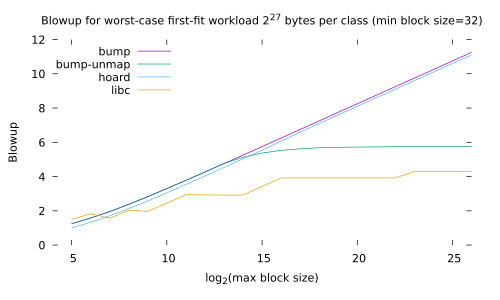

Write gnuplot code to recreate this figure.
#!/usr/bin/gnuplot -persist
#
#    
#    	G N U P L O T
#    	Version 5.4 patchlevel 2    last modified 2021-06-01 
#    
#    	Copyright (C) 1986-1993, 1998, 2004, 2007-2021
#    	Thomas Williams, Colin Kelley and many others
#    
#    	gnuplot home:     http://www.gnuplot.info
#    	faq, bugs, etc:   type "help FAQ"
#    	immediate help:   type "help"  (plot window: hit 'h')
set terminal pdfcairo  transparent enhanced fontscale 0.5 size 5.00in, 3.00in 
set output 'boom-ffworst-2to27.pdf'
unset clip points
set clip one
unset clip two
unset clip radial
set errorbars front 1.000000 
unset border
set zdata 
set ydata 
set xdata 
set y2data 
set x2data 
set boxwidth
set boxdepth 0
set style fill  empty border
set style rectangle back fc  bgnd fillstyle   solid 1.00 border lt -1
set style circle radius graph 0.02 
set style ellipse size graph 0.05, 0.03 angle 0 units xy
set dummy x, y
set format x "% h" 
set format y "% h" 
set format x2 "% h" 
set format y2 "% h" 
set format z "% h" 
set format cb "% h" 
set format r "% h" 
set ttics format "% h"
set timefmt "%d/%m/%y,%H:%M"
set angles radians
set tics back
unset grid
unset raxis
set theta counterclockwise right
set style parallel front  lt black linewidth 2.000 dashtype solid
set key on
set key fixed left top vertical Right noreverse enhanced autotitle nobox
set key noinvert samplen 4 spacing 1 width 0 height 0 
set key maxcolumns 0 maxrows 0
set key noopaque
unset label
unset arrow
unset style line
unset style arrow
set style histogram clustered gap 2 title textcolor lt -1
unset object
unset walls
set style textbox  transparent margins  1.0,  1.0 border  lt -1 linewidth  1.0
set offsets 0, 0, 0, 0
set pointsize 1
set pointintervalbox 1
set encoding default
unset polar
unset parametric
unset spiderplot
unset decimalsign
unset micro
unset minussign
set view 60, 30, 1, 1
set view azimuth 0
set rgbmax 255
set samples 100, 100
set isosamples 10, 10
set surface 
unset contour
set cntrlabel  format '%8.3g' font '' start 5 interval 20
set mapping cartesian
set datafile separator whitespace
set datafile nocolumnheaders
unset hidden3d
set cntrparam order 4
set cntrparam linear
set cntrparam levels 5
set cntrparam levels auto
set cntrparam firstlinetype 0 unsorted
set cntrparam points 5
set size ratio 0 1,1
set origin 0,0
set style data points
set style function lines
unset xzeroaxis
unset yzeroaxis
unset zzeroaxis
unset x2zeroaxis
unset y2zeroaxis
set xyplane relative 0.5
set tics scale  1, 0.5, 1, 1, 1
set mxtics default
set mytics default
set mztics default
set mx2tics default
set my2tics default
set mcbtics default
set mrtics default
set nomttics
set xtics border in scale 1,0.5 mirror norotate  autojustify
set xtics  norangelimit autofreq 
set ytics border in scale 1,0.5 mirror norotate  autojustify
set ytics  norangelimit autofreq 
set ztics border in scale 1,0.5 nomirror norotate  autojustify
set ztics  norangelimit autofreq 
unset x2tics
unset y2tics
set cbtics border in scale 1,0.5 mirror norotate  autojustify
set cbtics  norangelimit autofreq 
set rtics axis in scale 1,0.5 nomirror norotate  autojustify
set rtics  norangelimit autofreq 
unset ttics
set title "Blowup for worst-case first-fit workload 2^{27} bytes per class (min block size=32)" 
set title  font "" textcolor lt -1 norotate
set timestamp bottom 
set timestamp "" 
set timestamp  font "" textcolor lt -1 norotate
set trange [ * : * ] noreverse nowriteback
set urange [ * : * ] noreverse nowriteback
set vrange [ * : * ] noreverse nowriteback
set xlabel "log_2(max block size)" 
set xlabel  font "" textcolor lt -1 norotate
set x2label "" 
set x2label  font "" textcolor lt -1 norotate
set xrange [ 4 : 26 ] noreverse writeback
set x2range [ * : * ] noreverse writeback
set ylabel "Blowup" 
set ylabel  font "" textcolor lt -1 rotate
set y2label "" 
set y2label  font "" textcolor lt -1 rotate
set yrange [ * : * ] noreverse writeback
set y2range [ * : * ] noreverse writeback
set zlabel "" 
set zlabel  font "" textcolor lt -1 norotate
set zrange [ * : * ] noreverse writeback
set cblabel "" 
set cblabel  font "" textcolor lt -1 rotate
set cbrange [ * : * ] noreverse writeback
set rlabel "" 
set rlabel  font "" textcolor lt -1 norotate
set rrange [ * : * ] noreverse writeback
unset logscale
unset jitter
set zero 1e-08
set lmargin  -1
set bmargin  -1
set rmargin  -1
set tmargin  -1
set locale "en_US.UTF-8"
set pm3d explicit at s
set pm3d scansautomatic
set pm3d interpolate 1,1 flush begin noftriangles noborder corners2color mean
set pm3d clip z 
set pm3d nolighting
set palette positive nops_allcF maxcolors 0 gamma 1.5 color model RGB 
set palette rgbformulae 7, 5, 15
set colorbox default
set colorbox vertical origin screen 0.9, 0.2 size screen 0.05, 0.6 front  noinvert bdefault
set style boxplot candles range  1.50 outliers pt 7 separation 1 labels auto unsorted
set loadpath 
set fontpath
set psdir
set fit brief errorvariables nocovariancevariables errorscaling prescale nowrap v5
GNUTERM = "wxt"
I = {0.0, 1.0}
VoxelDistance = 0.0
plot \
 "boom-ffworst-bump-2to27.data" using (log($1)/log(2)):($3) with lines title "bump", \
 "boom-ffworst-bump-unmap-2to27.data" using (log($1)/log(2)):($3) with lines title "bump-unmap", \
 "boom-ffworst-hoard-2to27.data" using (log($1)/log(2)):($3) with lines title "hoard", \
 "boom-ffworst-glibc-2to27.data" using (log($1)/log(2)):($3) with lines title "libc"

#    EOF
